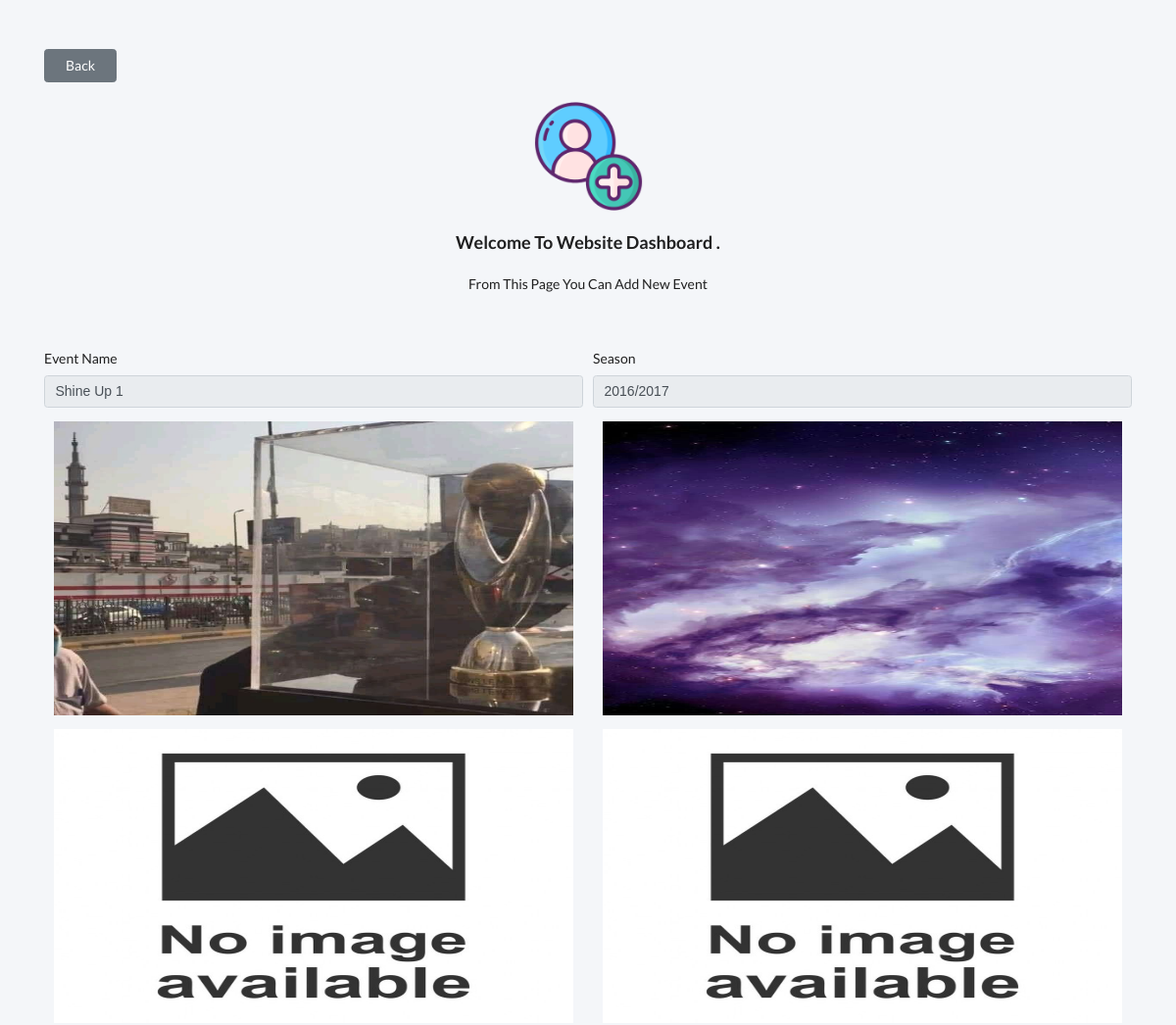
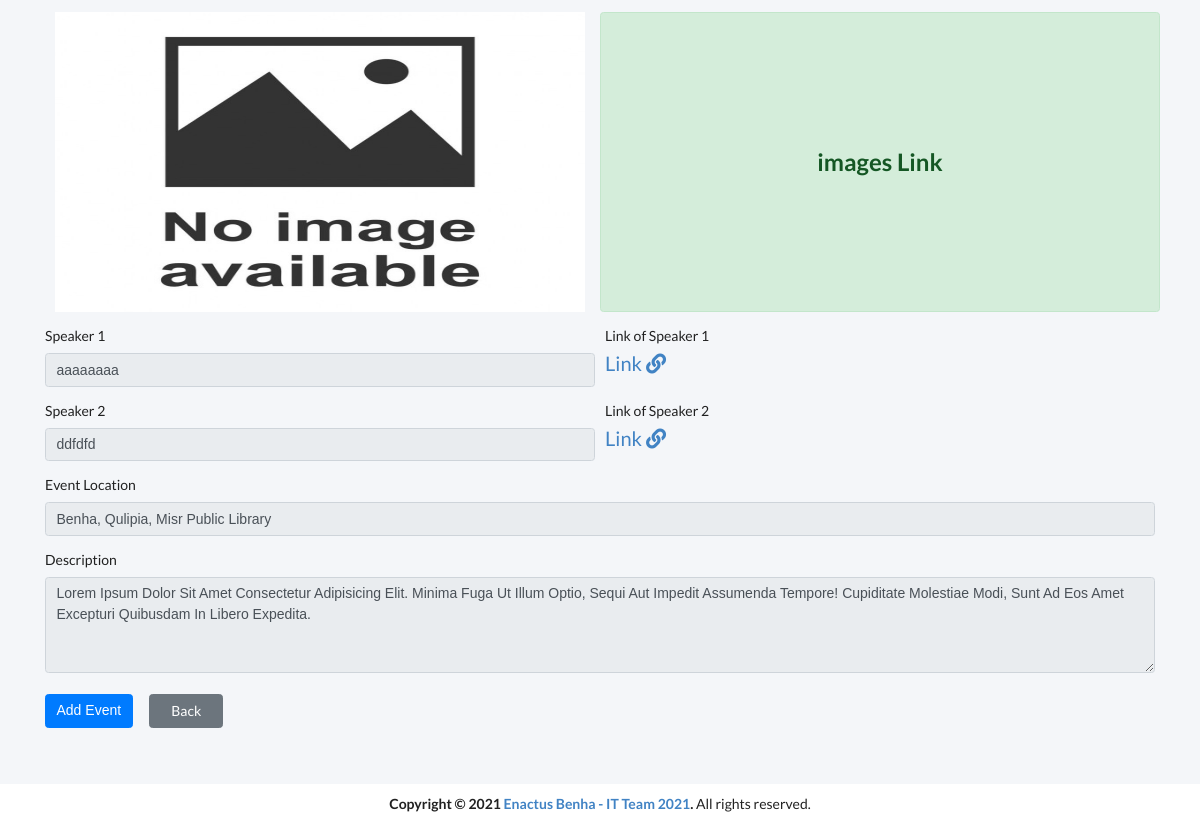
The app's page /Dashboard/event_view.php?id=8 (signed in) with its own data (2 pictures, top to bottom).
### tables this page shows
CREATE TABLE `event` (
  `id` int(11) NOT NULL,
  `e_name` varchar(255) NOT NULL,
  `e_season` varchar(255) NOT NULL,
  `main_img` varchar(255) DEFAULT NULL,
  `imgs_link` varchar(255) DEFAULT NULL,
  `img_1` varchar(255) DEFAULT NULL,
  `img_2` varchar(255) DEFAULT NULL,
  `img_3` varchar(255) DEFAULT NULL,
  `img_4` varchar(255) DEFAULT NULL,
  `speaker_1` varchar(70) DEFAULT NULL,
  `speaker_1_link` varchar(255) DEFAULT NULL,
  `speaker_2` varchar(70) DEFAULT NULL,
  `speaker_2_link` varchar(255) DEFAULT NULL,
  `speaker_3` varchar(70) DEFAULT NULL,
  `speaker_3_link` varchar(255) DEFAULT NULL,
  `speaker_4` varchar(70) DEFAULT NULL,
  `speaker_4_link` varchar(255) DEFAULT NULL,
  `speaker_5` varchar(70) DEFAULT NULL,
  `speaker_5_link` varchar(255) DEFAULT NULL,
  `speaker_6` varchar(70) DEFAULT NULL,
  `speaker_6_link` varchar(255) DEFAULT NULL,
  `speaker_7` varchar(70) DEFAULT NULL,
  `speaker_7_link` varchar(255) DEFAULT NULL,
  `speaker_8` varchar(70) DEFAULT NULL,
  `speaker_8_link` text DEFAULT NULL,
  `speaker_9` varchar(70) DEFAULT NULL,
  `speaker_9_link` varchar(255) DEFAULT NULL,
  `speaker_10` varchar(70) DEFAULT NULL,
  `speaker_10_link` varchar(255) DEFAULT NULL,
  `e_location` varchar(255) NOT NULL,
  `descrip` text NOT NULL
);

### Dashboard/includes/functions/functions.php (called while the page is built, shortened)
<?php
function getData_with_id($table,$id){
    global $con;
    $stmt = $con->prepare("SELECT * FROM $table WHERE id = ?");
    $stmt->execute(array($id));
    $rows = $stmt->fetch(PDO::FETCH_ASSOC);
    return $rows;
}

### Dashboard/event_view.php (the view, shortened to what this page needs)
<?php
if(isset($_SESSION['first_name']))
{
    $event_data = getData_with_id("event",$_GET['id']);
  ?>
<div class="container mb-3">
<a class="btn btn-secondary pr-4 pl-4" href="dashboard.php">Back</a>
    <img class="add_member" src="img/add_member.png" alt="add_member">
<h3 class="text-center mt-4 mb-4">Welcome To Website Dashboard .</h3>
<p class="text-center mb-5 pb-3">From This Page You Can Add New Event</p>
<form method="POST" action="<?php $_SERVER['PHP_SELF'] ?>" enctype="multipart/form-data">
  <div class="form-row">
        <div class="form-group col-md-6">
            <label>Event Name</label>
            <input style="direction: ltr;" type="text" class="form-control" value="<?php echo $event_data['e_name']?>" readonly>
        </div>
        <div class="form-group col-md-6">
            <label for="year">Season</label>
            <input style="direction: ltr;" type="text" class="form-control" value="<?php echo $event_data['e_season']?>" readonly>
        </div>
        <div class="d-flex flex-wrap eventImgsTotal">
            <?php
                if($event_data['main_img'] == null){?>
                <img src="img/events/default.jpg" class="form-group col-md-6" alt="event image"style="width:100%;height:100%">
            <?php
                } else {?>
                <img src="img/events/<?php echo $event_data['main_img']?>" class="form-group col-md-6" alt="event image"style="width:100%;height:100%">
            <?php
                }
            ?>
            <?php
            for($i=1; $i<=4; $i++){
                if($event_data['img_' . $i] == null){?>
                    <img src="img/events/default.jpg" class="form-group col-md-6" alt="event image" style="width:100%;height:100%">
                <?php
                    } else {?>
                    <img src="img/events/<?php echo $event_data['img_' . $i]?>" class="form-group col-md-6" alt="event image" style="width:100%;height:100%">
                <?php
                    }
            } ?>
            <?php
                if($event_data['imgs_link'] == null){?>
                <h2 class="form-group m-0 p-0 mb-3 col-md-6 alert alert-danger d-flex justify-content-center align-items-center">No images Link</h2>
            <?php
                } else {?>
                    <a href="<?php echo $event_data['imgs_link']?>" class="form-group m-0 p-0 mb-3 col-md-6 alert alert-success d-flex justify-content-center align-items-center"> <h2>images Link</h2></a>
            <?php
                }
            ?>
        </div>
        <?php
            for($i=1; $i<=10; $i++){
                if($event_data['speaker_' . $i] == null){?>
            <?php
                } else {?>
                <div class="form-group col-md-6">
                    <label>Speaker <?php echo $i?></label>
                    <input style="direction: ltr;" value="<?php echo $event_data['speaker_' . $i] ?>" type="text" class="form-control" readonly>
                </div>
                <div class="form-group col-md-6">
                    <label>Link of Speaker <?php echo $i?></label>
                    <br>
                    <a style="font-size:20px;" href="<?php echo $event_data['speaker_' . $i . '_link'] ?>" target="_blank">Link <i class="fas fa-link"></i></a>
                </div>
            <?php
                }
            }
        ?>
        <div class="form-group col-md-12">
            <label>Event Location</label>
            <input style="direction: ltr;" value="<?php echo $event_data['e_location']?>" type="text" class="form-control" readonly>
        </div>
        <div class="form-group col-md-12">
            <label>Description</label>
            <textarea class="form-control" rows="4" autocomplete="off" readonly><?php echo $event_data['descrip']?></textarea>
        </div>
  </div>
  <button type="submit" class="btn btn-primary mb-5 mt-2">Add Event</button>
  <a class="btn btn-secondary pr-4 pl-4 ml-3 mb-5 mt-2" href="dashboard.php">Back</a>
</form>
</div>
<div class="footer text-center">
            <strong>Copyright &copy; <?php echo date('Y'); ?> <a href="#">Enactus Benha - IT Team 2021</a>.</strong>
            All rights reserved.
</div>
<?php
}else{
    header("location:signin.php");
}

### Dashboard/layout/css/view_event.css (style rules this page uses)
body { background-color: #f4f6f9 !important; padding: 50px 0; }
.add_member { width: 10%; display: block; margin: 20px auto; }
.eventImgsTotal img { height: 300px !important; }
.footer { padding: 10px 0; background-color: #fff; }

### records on screen
event: e_name "Shine Up 1", e_season "2016/2017", main_img (picture), img_1 (picture), speaker_1 "aaaaaaaa", speaker_2 "ddfdfd", e_location "Benha, Qulipia, Misr Public Library", descrip "Lorem Ipsum Dolor Sit Amet Consectetur Adipisicing Elit. Minima Fuga Ut Illum Optio, Sequi Aut Impedit Assumenda Tempore! Cupiditate Molestiae Modi, Sunt Ad Eos Amet Excepturi Quibusdam In Libero Expedita."
